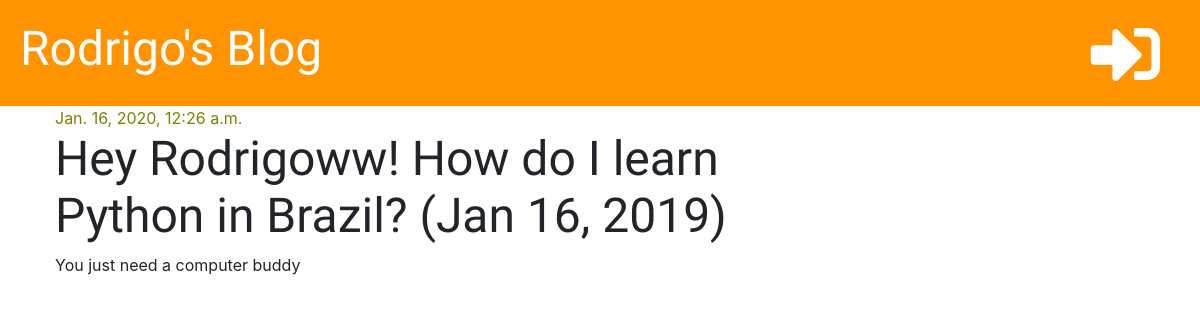
The app's page /post/2/ with its own data.
### project/models.py (models this page shows, shortened)
class Post(models.Model):
    author = models.ForeignKey('auth.User', on_delete=models.CASCADE)
    title = models.CharField(max_length=200)
    text = models.TextField()
    created_date = models.DateTimeField(default=timezone.now)
    published_date = models.DateTimeField(blank=True, null=True)

### project/views.py (the view)
# urls.py: path('post/<int:pk>/', views.post_detail, name='post_detail'),
def post_detail(request, pk):
    post = get_object_or_404(Post, pk=pk)
    stuff_for_frontend = {'post': post}
    return render(request, 'project/post_detail.html', stuff_for_frontend)

### project/templates/project/post_detail.html (shortened to what this page needs)
{% extends 'project/base.html' %}
{% block content %}
    <div class='post'>
        {% if post.published_date %}
            <div class='date'>
                {{ post.published_date }}
            </div>
        {% else %}
            <a href="{% url 'post_publish' pk=post.pk %}" class="btn btn-primary">Publish</a>
        {% endif %}
        <h1>{{ post.title }}</h1>
        <p>{{ post.text|linebreaksbr }}</p>
    </div>
{% endblock %}

### project/static/css/project.css (style rules this page uses)
h1, h2, h3, h4 { font-family: 'Tangerine', 'Inconsolata', 'Droid Sans', serif; font-size: 48px; }
.date { color: olive }
.post { margin-bottom: 70px; }

### records on screen
Post: published_date "Jan. 16, 2020, 12:26 a.m.", title "Hey Rodrigoww! How do I learn Python in Brazil? (Jan 16, 2019)", text "You just need a computer buddy"
